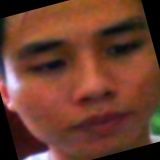
#> input picture dataset_split/train/ducanhnguyen/ducanhnguyen_19.jpg, 160 x 160 px
$ python test.py
#> lines starting #> are read from the running program, lines starting #| are printed output that depends on the picture
import cv2
import numpy as np

# Đường dẫn tới ảnh của bạn
image_path = 'dataset_split/train/ducanhnguyen/ducanhnguyen_19.jpg'

# Đọc ảnh
image = cv2.imread(image_path)
#> image is the input picture: shape (160, 160, 3); mean B, G, R 45.7, 61.6, 107.5

# Tạo một ảnh nền đen có cùng kích thước với ảnh gốc
black_image = np.zeros_like(image)

# Kích thước và vị trí của bounding box (ví dụ)
start_point = (100, 50)  # Tọa độ góc trên bên trái
end_point = (300, 350)   # Tọa độ góc dưới bên phải

# Màu sắc của bounding box (BGR format)
color = (0, 255, 0)  # Màu xanh lá

# Độ dày của bounding box
thickness = 2

# Vẽ bounding box trên ảnh nền đen
cv2.rectangle(black_image, start_point, end_point, color, thickness)
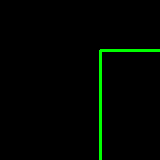
#> black_image: shape (160, 160, 3); mean of channels 0, 1, 2 0, 5, 0; drawn as B, G, R

# Hiển thị ảnh với bounding box
cv2.imshow('Image with Bounding Box', black_image)

# Lưu ảnh với bounding box
output_path = '/mnt/data/image_with_bounding_box.png'
cv2.imwrite(output_path, black_image)

# Đợi nhấn phím bất kỳ để đóng cửa sổ hiển thị
cv2.waitKey(0)
cv2.destroyAllWindows()
